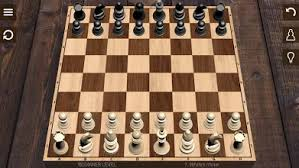
#> input picture python/scripts-collection-3/Image-Processing/Hough_Transform/image.jfif, 299 x 168 px
$ python HoughTransform_without_opencv.py
#> lines starting #> are read from the running program, lines starting #| are printed output that depends on the picture
import numpy as np
import matplotlib.pyplot as plt
import cv2
image=cv2.imread('image.jfif')
#> image is the input picture: shape (168, 299, 3); mean B, G, R 77.9, 97.4, 123.7
img=cv2.cvtColor(image, cv2.COLOR_BGR2GRAY)
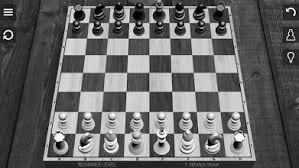
#> img: shape (168, 299); min 0, max 253, mean 103.1
edges = cv2.Canny(img,100,200)
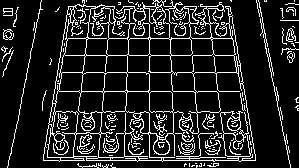
#> edges: shape (168, 299); 14% white in thin lines or dots

def hough_line(edges):
  theta= np.arange(0,180,1)  ## Theta 0 - 180 degree
  cos = np.cos(np.deg2rad(theta))
  sin = np.sin(np.deg2rad(theta))

  # Generate a accumulator matrix to store the values
  rho_range = int(np.hypot(edges.shape[0] , edges.shape[1])) #max value of rho size =2*diagonal_length
#> rho_range = 342
  accumulator = np.zeros((2 * rho_range, len(theta)), dtype=np.uint8)

  # Threshold to get edges pixel location (x,y)
  edge_pixels = np.where(edges == 255) #returns b bool matrix (True if edge_point=255; False is edge_point!=255)
#> edge_pixels = 7045 positions, rows 0 to 167, columns 1 to 298
  coordinates = list(zip(edge_pixels[0], edge_pixels[1]))  #to access the edge points
#> coordinates = 7045 pairs, first value 0 to 167, second value 1 to 298

  # Calculate rho value for each edge location (x,y) with all the theta range
  for p in range(len(coordinates)):
    for t in range(len(theta)):
      rho = int(round(coordinates[p][1] * cos[t] + coordinates[p][0] * sin[t])) #compute rho=x*cost+y*sint
      accumulator[rho, t] += 1 #increment the accumulator cell
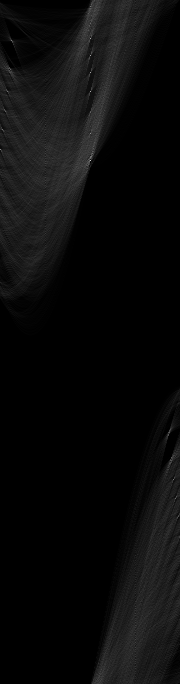
#> accumulator: shape (684, 180); min 0, max 208, mean 10.3
  return accumulator

accumulator=hough_line(edges)

# Function to do hough line transform\

#print(len(accumulator>=90)
# Threshold some high values then draw the line
edge_pixels = np.where(accumulator > 75)
#> edge_pixels = 79 positions, rows 0 to 517, columns 0 to 178

coordinates = list(zip(edge_pixels[0], edge_pixels[1]))
#> coordinates = 79 pairs, first value 0 to 517, second value 0 to 178

# Use line equation to draw detected line on an original image
for i in range(0, len(coordinates)):
  a = np.cos(np.deg2rad(coordinates[i][1]))
  b = np.sin(np.deg2rad(coordinates[i][1]))
  x0 = a*coordinates[i][0]
  y0 = b*coordinates[i][0]

  x1 = int(x0 + 255*(-b))  #here 255(any constant) is multiplied to strech the lines over the edges
  y1 = int(y0 + 255*(a))
  x2 = int(x0 - 255*(-b))
  y2 = int(y0 - 255*(a))


  cv2.line(image,(x1,y1),(x2,y2),(0,255,0),1)
#> this loop made 79 passes
#> (a, b, x0, y0, x1, y1, x2, y2) on passes 1 to 12: (-0.0698, 0.998, 0, 0, -254, -17, 254, 17), (-0.0175, 1, -0.0698, 4, -255, 0, 254, 8), (6.12e-17, 1, 3.67e-16, 6, -255, 6, 255, 5), (0.0175, 1, 0.14, 8, -254, 12, 255, 3), (6.12e-17, 1, 4.9e-16, 8, -255, 8, 255, 7), (0.0175, 1, 0.175, 10, -254, 14, 255, 5), (0.0175, 1, 0.209, 12, -254, 16, 255, 7), (0.0349, 0.999, 0.454, 12.99, -254, 21, 255, 4), (-0.0175, 1, -0.262, 15, -255, 10, 254, 19), (-0.0175, 1, -0.367, 21, -255, 16, 254, 25), (6.12e-17, 1, 1.41e-15, 23, -255, 23, 255, 22), (0.0175, 1, 0.436, 25, -254, 29, 255, 20)
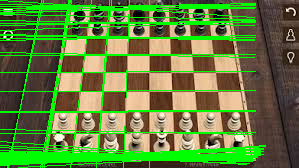
#> image: shape (168, 299, 3); mean B, G, R 61, 128, 97.2

cv2.imwrite('Linedetection_without_opencv.png',image)
